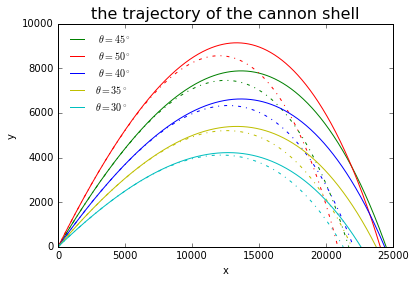

Generate this figure with Python:
import numpy
import matplotlib.pyplot as plt
import math

g=9.8
b2m=4e-5
class flight_state:
    def __init__(self, _x=0,_y=0,_vx=0,_vy=0,_t=0):
        self.x=_x
        self.y=_y
        self.vx=_vx
        self.vy=_vy
        self.t=_t
class Cannon:
    def __init__(self,_fs=flight_state(0,0,0,0,0),_dt=0.1):
        self.cannon_flight_state=[]
        self.cannon_flight_state.append(_fs)
        self.dt=_dt
        #print self.cannon_flight_state[-1].x,self.cannon_flight_state[-1].y
    def next_state(self,current_state):
        global g
        next_x=current_state.x+current_state.vx*self.dt        
        next_vx=current_state.vx
        next_y=current_state.y+current_state.vy*self.dt
        next_vy=current_state.vy-g*self.dt
        next_t=current_state.t+self.dt
        return flight_state(next_x,next_y,next_vx,next_vy,next_t)
    def shot(self):
        while not(self.cannon_flight_state[-1].y<0):
            self.cannon_flight_state.append(self.next_state(self.cannon_flight_state[-1]))
        r = - self.cannon_flight_state[-2].y / self.cannon_flight_state[-1].y
        self.cannon_flight_state[-1].x = (self.cannon_flight_state[-2].x + r * self.cannon_flight_state[-1].x) / (r + 1)
        self.cannon_flight_state[-1].y = 0
        #print self.cannon_flight_state[-1].x,self.cannon_flight_state[-1].y
    def show_trace(self):
        global x,y
        x=[]
        y=[]
        for fs in self.cannon_flight_state:
            x.append(fs.x)
            y.append(fs.y)
class Drag_cannon(Cannon):
    def next_state(self,current_state):
        global g,b2m
        v=math.sqrt(current_state.vx**2+current_state.vy**2)
        next_x=current_state.x+current_state.vx*self.dt
        next_vx=current_state.vx-b2m*v*current_state.vx*self.dt
        next_y=current_state.y+current_state.vy*self.dt
        next_vy=current_state.vy-g*self.dt-b2m*v*current_state.vy*self.dt
        next_t=current_state.t+self.dt
        return flight_state(next_x,next_y,next_vx,next_vy,next_t)
class Adi_drag_cannon(Drag_cannon):
    def next_state(self,current_state):
        global g,b2m
        #b=[]
        #b.append(b2m)
        v=math.sqrt(current_state.vx**2+current_state.vy**2)
        #b2m=b2m*(1-0.0065*current_state.y/300)**2.5
        next_x=current_state.x+current_state.vx*self.dt
        next_vx=current_state.vx-b2m*(1-0.0065*current_state.y/300)**2.5*v*current_state.vx*self.dt
        next_y=current_state.y+current_state.vy*self.dt
        next_vy=current_state.vy-g*self.dt-b2m*(1-0.0065*current_state.y/300)**2.5*v*current_state.vy*self.dt
        next_t=current_state.t+self.dt
        #print b2m*(1-0.0065*current_state.y/300)**2.5
        return flight_state(next_x,next_y,next_vx,next_vy,next_t)

c1=Adi_drag_cannon(flight_state(0,0,494.9*2**0.5*math.cos(45/57.325),494.9*2**0.5*math.sin(45/57.325)))
c1.shot()
c1.show_trace()
plt.plot(x,y,'g',label=r' $\theta=45^\circ$')
plt.legend(loc='best',prop={'size':10},frameon=False)
c1_final=x[-1]
d1=Drag_cannon(flight_state(0,0,494.9*2**0.5*math.cos(45/57.325),494.9*2**0.5*math.sin(45/57.325)))
d1.shot()
d1.show_trace()
plt.plot(x,y,'g-.')
plt.legend(loc='best',prop={'size':10},frameon=False)
d1_final=x[-1]

c2=Adi_drag_cannon(flight_state(0,0,494.9*2**0.5*math.cos(50/57.325),494.9*2**0.5*math.sin(50/57.325)))
c2.shot()
c2.show_trace()
plt.plot(x,y,'r',label=r' $\theta=50^\circ$')
plt.legend(loc='best',prop={'size':10},frameon=False)
c2_final=x[-1]
d2=Drag_cannon(flight_state(0,0,494.9*2**0.5*math.cos(50/57.325),494.9*2**0.5*math.sin(50/57.325)))
d2.shot()
d2.show_trace()
plt.plot(x,y,'r-.')
plt.legend(loc='best',prop={'size':10},frameon=False)
d2_final=x[-1]

c3=Adi_drag_cannon(flight_state(0,0,494.9*2**0.5*math.cos(40/57.325),494.9*2**0.5*math.sin(40/57.325)))
c3.shot()
c3.show_trace()
plt.plot(x,y,'b',label=r' $\theta=40^\circ$')
legend3=plt.legend(loc='best',prop={'size':10},frameon=False)
c3_final=x[-1]
d3=Drag_cannon(flight_state(0,0,494.9*2**0.5*math.cos(40/57.325),494.9*2**0.5*math.sin(40/57.325)))
d3.shot()
d3.show_trace()
plt.plot(x,y,'b-.')
plt.legend(loc='best',prop={'size':10},frameon=False)
d3_final=x[-1]

c4=Adi_drag_cannon(flight_state(0,0,494.9*2**0.5*math.cos(35/57.325),494.9*2**0.5*math.sin(35/57.325)))
c4.shot()
c4.show_trace()
plt.plot(x,y,'y',label=r'$\theta=35^\circ$')
plt.legend(loc='best',prop={'size':10},frameon=False)
c4_final=x[-1]
d4=Drag_cannon(flight_state(0,0,494.9*2**0.5*math.cos(35/57.325),494.9*2**0.5*math.sin(35/57.325)))
d4.shot()
d4.show_trace()
plt.plot(x,y,'y-.')
plt.legend(loc='best',prop={'size':10},frameon=False)
d4_final=x[-1]

c5=Adi_drag_cannon(flight_state(0,0,494.9*2**0.5*math.cos(30/57.325),494.9*2**0.5*math.sin(30/57.325)))
c5.shot()
c5.show_trace()
plt.plot(x,y,'c',label=r'$\theta=30^\circ$')
plt.legend(loc='best',prop={'size':10},frameon=False)
c5_final=x[-1]
d5=Drag_cannon(flight_state(0,0,494.9*2**0.5*math.cos(30/57.325),494.9*2**0.5*math.sin(30/57.325)))
d5.shot()
d5.show_trace()
plt.plot(x,y,'c-.')
plt.legend(loc='best',prop={'size':10},frameon=False)
d5_final=x[-1]

plt.xlabel('x')
plt.ylabel('y')
plt.title('the trajectory of the cannon shell',fontsize=16)
plt.show()

theta=[45,50,40,35,30]
